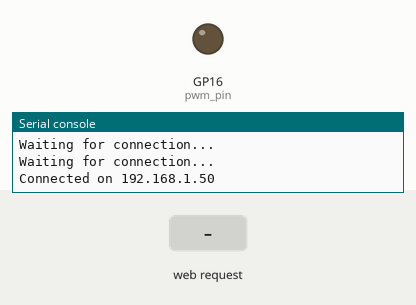
Recording of a program running on a simulated Raspberry Pi Pico running MicroPython. Shown: output pins drawn as LEDs (lit = HIGH), the last lines printed to the serial console. The inputs (shaded band) are chosen by the test bench. WiFi joins after 1.5 s.

Above: at 3.2 s.
3.3 s: HTTP request GET /?duty=90 received
At 4.5 s:
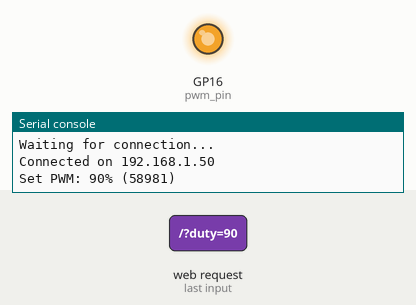
Timing chart, 0 to 6.3 s (numbered marks = the images above; inputs shaded):
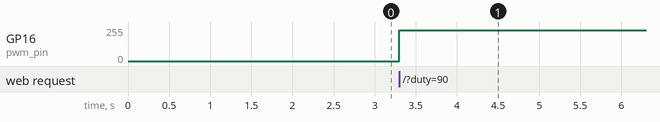

Measured:
- after the input at 3.3 s, GP16 (pwm_pin): 0/255 → 229/255 at once

The program:

pico_w_final.py
```python
import network
import socket
from time import sleep
import machine
from machine import Pin, PWM

# Wi-Fi credentials
ssid = 'TP-Link_Guest_9C6E'
password = 'xxxx'

# Set up PWM on GPIO 16
pwm_pin = PWM(Pin(16))
pwm_pin.freq(1000)
pwm_pin.duty_u16(0)

def connect():
    wlan = network.WLAN(network.STA_IF)
    wlan.active(True)
    wlan.connect(ssid, password)
    while not wlan.isconnected():
        print('Waiting for connection...')
        sleep(1)
    ip = wlan.ifconfig()[0]
    print(f'Connected on {ip}')
    return ip

def open_socket(ip):
    addr = (ip, 80)
    s = socket.socket()
    s.setsockopt(socket.SOL_SOCKET, socket.SO_REUSEADDR, 1)
    s.bind(addr)
    s.listen(1)
    return s

def webpage(duty_percent):
    html = f"""
    <!DOCTYPE html>
    <html>
    <head>
        <title>PWM Control July 2nd 20:57 version</title>
    </head>
    <body style="text-align:center; font-family:sans-serif;">
        <h2>GPIO 16 PWM Slider (with reload)</h2>
        <form action="/" method="GET">
            <input type="range" name="duty" min="0" max="100" value="{duty_percent}"
                   onchange="this.form.submit()">
            <output>{duty_percent}</output>%
        </form>
    </body>
    </html>
    """
    return html

def serve(connection):
    duty_percent = 0
    while True:
        client, addr = connection.accept()
        request = client.recv(1024)
        request = request.decode()

        if 'GET /?duty=' in request:
            try:
                duty_str = request.split('GET /?duty=')[1].split(' ')[0]
                duty_percent = int(duty_str)
                duty_percent = max(0, min(100, duty_percent))
                pwm_val = int(duty_percent * 65535 / 100)
                pwm_pin.duty_u16(pwm_val)
                print(f'Set PWM: {duty_percent}% ({pwm_val})')
            except:
                pass

        response = webpage(duty_percent)
        client.send("HTTP/1.1 200 OK\r\nContent-Type: text/html\r\n\r\n")
        client.send(response)
        client.close()

try:
    ip = connect()
    s = open_socket(ip)
    serve(s)
except KeyboardInterrupt:
    pwm_pin.deinit()
    machine.reset()
```
